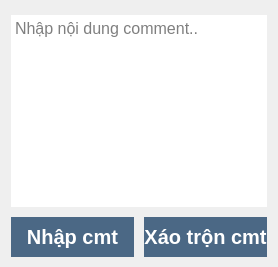
            <widget class="QWidget" name="page_2">
             <layout class="QVBoxLayout" name="verticalLayout_27">
              <property name="spacing">
               <number>10</number>
              </property>
              <property name="topMargin">
               <number>15</number>
              </property>
              <property name="bottomMargin">
               <number>10</number>
              </property>
              <item>
               <widget class="QPlainTextEdit" name="plainTextEdit_cmt">
                <property name="minimumSize">
                 <size>
                  <width>0</width>
                  <height>100</height>
                 </size>
                </property>
                <property name="font">
                 <font>
                  <family>Arial</family>
                  <pointsize>12</pointsize>
                 </font>
                </property>
                <property name="styleSheet">
                 <string notr="true"/>
                </property>
                <property name="frameShape">
                 <enum>QFrame::NoFrame</enum>
                </property>
                <property name="lineWrapMode">
                 <enum>QPlainTextEdit::NoWrap</enum>
                </property>
                <property name="placeholderText">
                 <string>Nhập nội dung comment..</string>
                </property>
               </widget>
              </item>
              <item>
               <layout class="QHBoxLayout" name="horizontalLayout_3">
                <item>
                 <widget class="QPushButton" name="pushButton_cmt">
                  <property name="minimumSize">
                   <size>
                    <width>0</width>
                    <height>40</height>
                   </size>
                  </property>
                  <property name="maximumSize">
                   <size>
                    <width>50000</width>
                    <height>300</height>
                   </size>
                  </property>
                  <property name="font">
                   <font>
                    <family>Arial</family>
                    <pointsize>15</pointsize>
                    <weight>75</weight>
                    <bold>true</bold>
                   </font>
                  </property>
                  <property name="styleSheet">
                   <string notr="true">QPushButton {
	
	color : rgb(255,255,255);
	border:none;
	background-color: rgb(75, 104, 133);
}
QPushButton:hover {
	background-color: rgb(57, 65, 80);
	border: 2px solid rgb(61, 70, 86);

}
QPushButton:pressed {	
	background-color: rgb(35, 40, 49);
	border: 2px solid rgb(43, 50, 61);
	padding-right:3px;
}</string>
                  </property>
                  <property name="text">
                   <string>Nhập cmt</string>
                  </property>
                  <property name="iconSize">
                   <size>
                    <width>20</width>
                    <height>20</height>
                   </size>
                  </property>
                  <property name="shortcut">
                   <string>Ctrl+B</string>
                  </property>
                 </widget>
                </item>
                <item>
                 <widget class="QPushButton" name="pushButton_cmt_2">
                  <property name="minimumSize">
                   <size>
                    <width>0</width>
                    <height>40</height>
                   </size>
                  </property>
                  <property name="maximumSize">
                   <size>
                    <width>50000</width>
                    <height>300</height>
                   </size>
                  </property>
                  <property name="font">
                   <font>
                    <family>Arial</family>
                    <pointsize>15</pointsize>
                    <weight>75</weight>
                    <bold>true</bold>
                   </font>
                  </property>
                  <property name="styleSheet">
                   <string notr="true">QPushButton {
	
	color : rgb(255,255,255);
	border:none;
	background-color: rgb(75, 104, 133);
}
QPushButton:hover {
	background-color: rgb(57, 65, 80);
	border: 2px solid rgb(61, 70, 86);

}
QPushButton:pressed {	
	background-color: rgb(35, 40, 49);
	border: 2px solid rgb(43, 50, 61);
	padding-right:3px;
}</string>
                  </property>
                  <property name="text">
                   <string>Xáo trộn cmt</string>
                  </property>
                  <property name="iconSize">
                   <size>
                    <width>24</width>
                    <height>24</height>
                   </size>
                  </property>
                 </widget>
                </item>
               </layout>
              </item>
             </layout>
            </widget>
